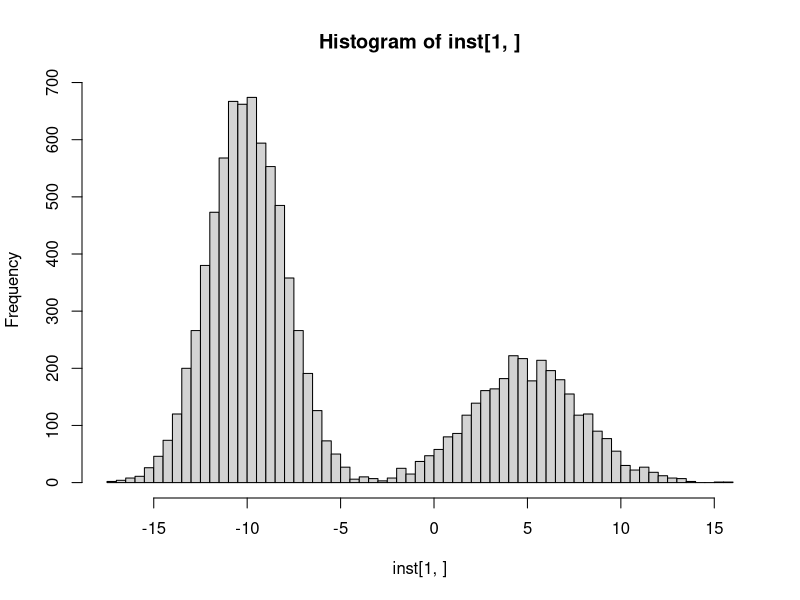

Generate this figure with R:
gmm_sample <- function(N) {
    y <- sample(c(1,-1), size=N, replace=TRUE, prob=c(.7,.3))
    x <- sapply(y, function(t) ifelse(t>0, rnorm(1,-10.,2.),rnorm(1,5.,3.)))
    matrix(c(x, y), 2, N, byrow=TRUE)
}

gmm <- function(X, Iter) {
    N <- length(X)
    M <- 2
    Alpha   <- c(.5,.5)
    Miu     <- runif(M)
    Sigma   <- runif(M,1.,10.)
    Gamma   <- matrix(rep(0., N*M), nrow = M)

    eps <- 1e-4
    for (step in 1:Iter) {
        for (k in 1:M) {
            Gamma[k,] <- Alpha[k]*sapply(X, dnorm, Miu[k], Sigma[k])
        }

        tmp <- colSums(Gamma)
        for (k in 1:M) {
            Gamma[k,] <- Gamma[k,]/tmp
        }

        for (k in 1:M) {
            Nk          <- sum(Gamma[k,])
            Miu[k]      <- sum(Gamma[k,]*X)/Nk
            Sigma[k]    <- sqrt(sum(Gamma[k,]*(X-Miu[k])^2)/Nk)
            Alpha[k]    <- Nk/N
        }

        cat('step',step,'miu',Miu,'sigma',Sigma,'alpha',Alpha,'\n')
    }
}


main <- function() {
    N <- 10000
    inst <- gmm_sample(N)
    #print(instances)

    png("test.png")
    hist(inst[1,], breaks=100)

    gmm(inst[1,],30)
}

main()
